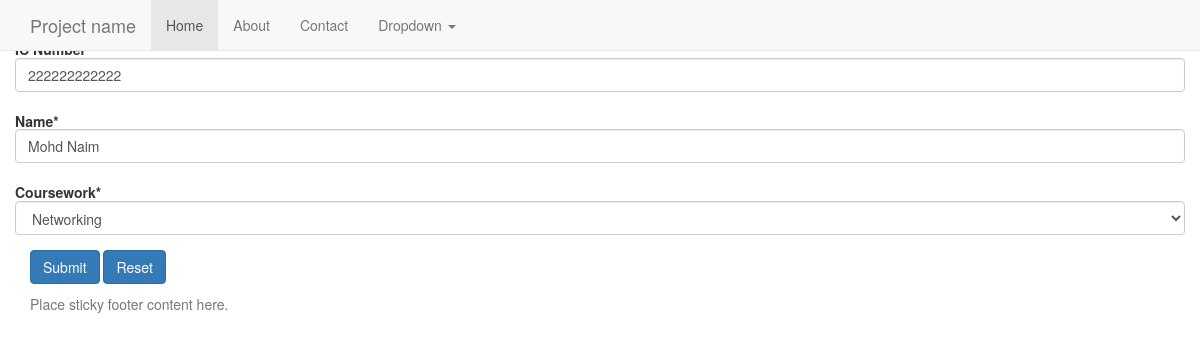
/2/edit, run on the app's committed database.
### student/models.py (models this page shows, shortened)
class student(models.Model):
	PROGRAMMING = 'PR'
	NETWORKING = 'NT'
	PCTECH = 'PC'
	COURSE_CHOICES = (
		(PROGRAMMING, 'Programming'),
		(NETWORKING, 'Networking'),
		(PCTECH, 'PC Technichian'),
		)
	icnum = models.CharField('IC Number',max_length=12,unique=True,blank=False,null=False)
	name = models.CharField('Name',max_length=300,blank=False,null=False)
	course = models.CharField('Coursework',max_length=2,choices=COURSE_CHOICES,default=PCTECH)
	createdby = models.ForeignKey('auth.User', on_delete=models.CASCADE)
	created_date = models.DateTimeField('Created Date',auto_now_add=True)

### student/views.py (the view)
# urls.py: url(r'^(?P<pk>\d+)/edit$', views.student_edit, name='student_edit'),
def student_edit(request,pk):
    stud = get_object_or_404(student, pk=pk)
    if request.method == "POST":
        form = StudentForm(request.POST,instance=stud)
        if form.is_valid():
            stud = form.save(commit=False)
            stud.createdby = request.user
            stud.save()
            messages.success(request, "Student record with ID: " + str(stud.pk) + " has been updated! ")
            return redirect(reverse_lazy('student_detail',kwargs={'pk': stud.pk }))
    else:
        form = StudentForm(instance=stud)
    return render(request, 'student/student_edit.html', {'form': form})

### student/forms.py (shortened to what this page needs)
class StudentForm(forms.ModelForm):
    def __init__(self, *args, **kwargs):
        super(StudentForm, self).__init__(*args, **kwargs)
        self.helper = FormHelper(self)
        self.helper.form_class = 'form-horizontal'
        self.helper.layout.append(Submit('submit_change', 'Submit', css_class="btn-primary"))
        self.helper.layout.append(HTML('<a class="btn btn-primary" href={% url "student_home" %}>Reset</a>'))
    class Meta:
        model = student
        fields = ('icnum', 'name', 'course',)

### templates/student/student_edit.html
{% extends 'base.html' %}
{% load crispy_forms_tags %}
{% block content %}
    <h5>Edit Student<h5>
    {% crispy form %}
{% endblock %}

### data on the page
student: icnum "222222222222", name "Mohd Naim", course "Networking"
